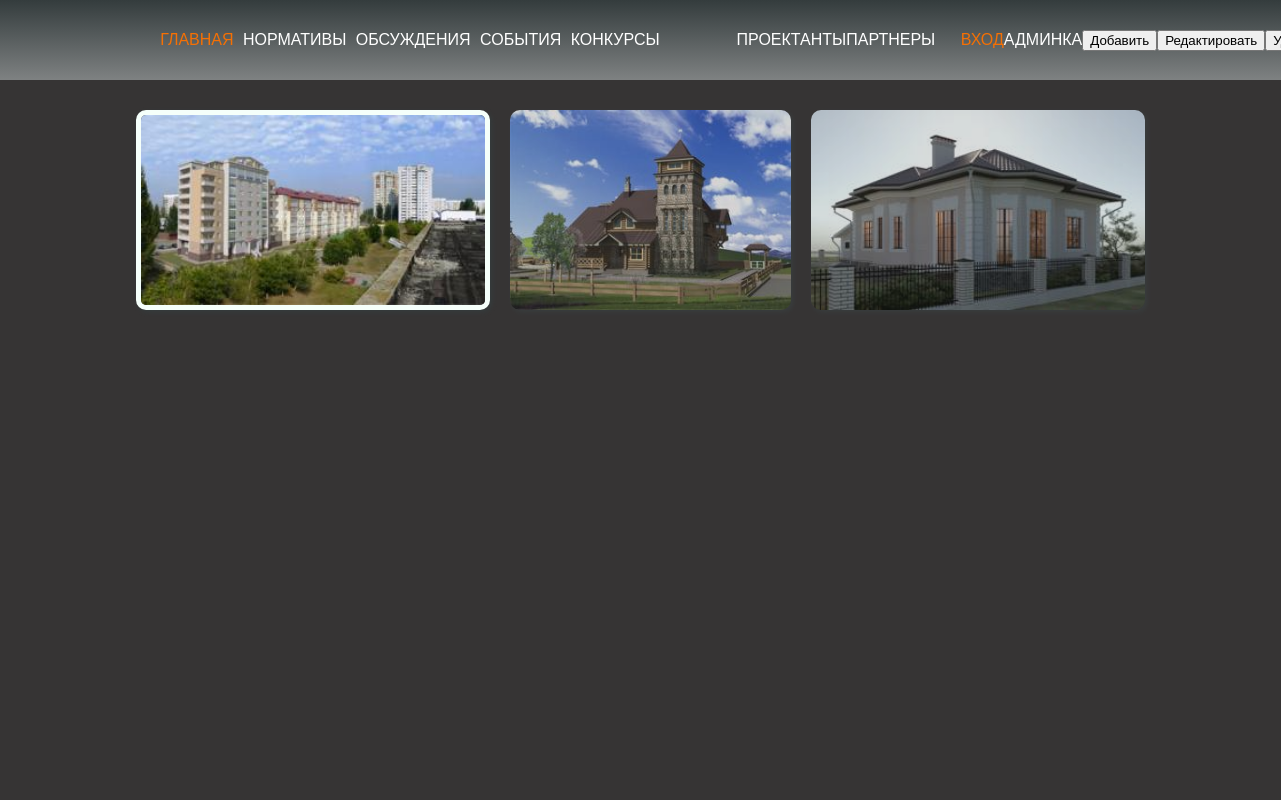
Page /portfolio/niiik27/ on the earlier database version.
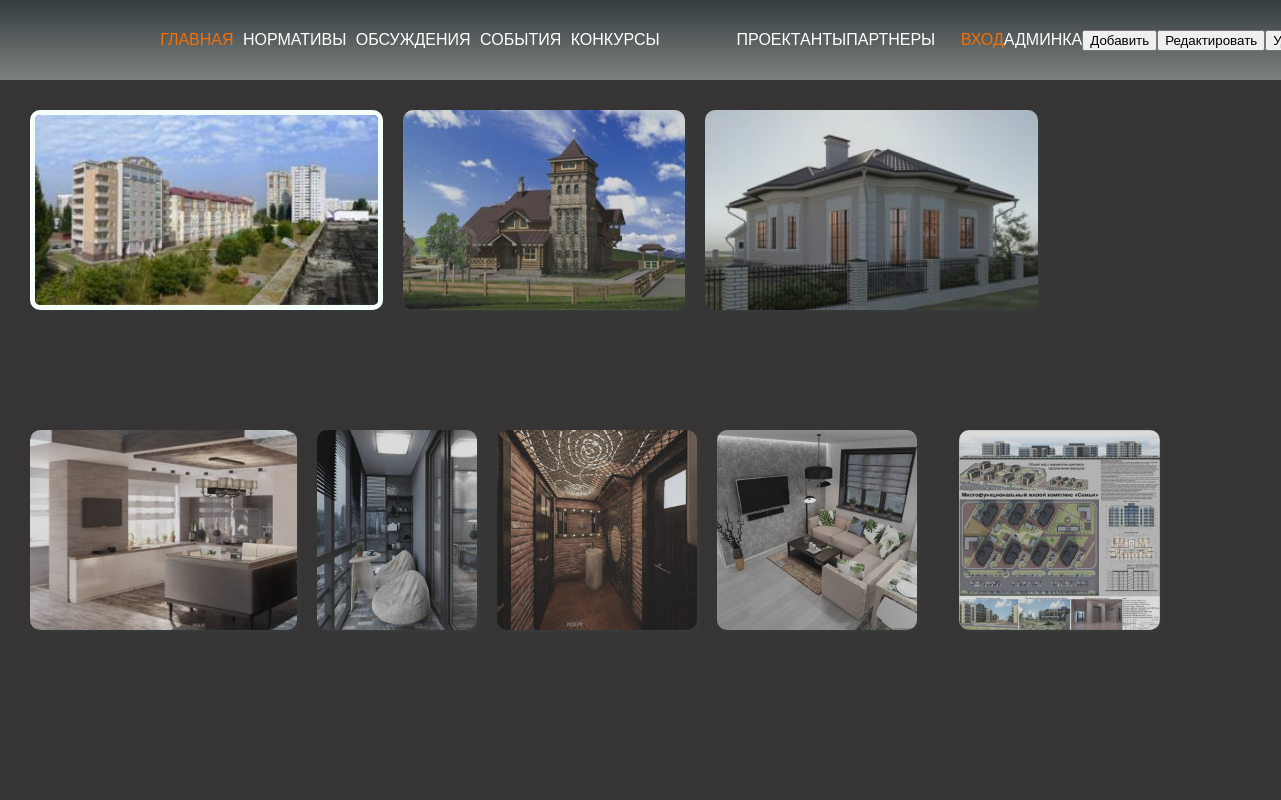
Same page on the later database version.
### portfolio/models.py (models this page shows, shortened)
class Artwork(models.Model):
    user = models.ForeignKey(User, on_delete=models.CASCADE)
    title = models.CharField('Название', max_length=50)
    image = models.ImageField('Изображение', upload_to=user_directory_path)
    thumb = models.ImageField('Миниатюра', upload_to=thumb_directory_path)
    desc = models.TextField('Описание', blank=True)
    date = models.DateField('Дата', blank=True, null=True)
    url = models.URLField('В сотрудничестве', blank=True)
    class Meta:
        verbose_name = APP_NAMES.PORTFOLIO
        verbose_name_plural = VERBOSE_APP_NAMES.PORTFOLIO

### portfolio/views.py (the view, shortened to what this page needs)
# urls.py: path('<str:username>/', views.portfolioView, name=views.app_name),
def portfolioView(request, username):
    if request.method == 'GET':
        try:
            user = User.objects.get(username=username)
            portfolio = Artwork.objects.filter(user=user)
        except Http404 as e:
            portfolio = None
        except OperationalError as e:
            portfolio = None
        form = ArtworkForm()
        return render(request, template_name=f'./{app_name}/{app_name}.html',
                      context={'form': form, 'username':username,'portfolio': portfolio, 'page_name': verbose_name, 'page_style': app_name})

### portfolio/templates/portfolio/portfolio.html (shortened to what this page needs)
<!DOCTYPE html>
{% extends 'base.html' %}
{% block content %}
{% load static %}
<main>
    {% if portfolio %}
    <section class="wrapper gallery">
        <ul class="thumbs">
            {% for artwork in portfolio %}
            <li class="thumb__block">
                <img class="thumb__img" src="{{ artwork.thumb.url }}" alt="">
            </li>
            {% endfor %}
        </ul>
        <section class="wrapper gallery">
        </section>
        {% endif %}
    </section>
</main>
{% endblock %}

Differences in the rows shown:
added Artwork: thumb (picture)
added Artwork: thumb (picture)
added Artwork: thumb (picture)
added Artwork: thumb (picture)
added Artwork: thumb (picture)
